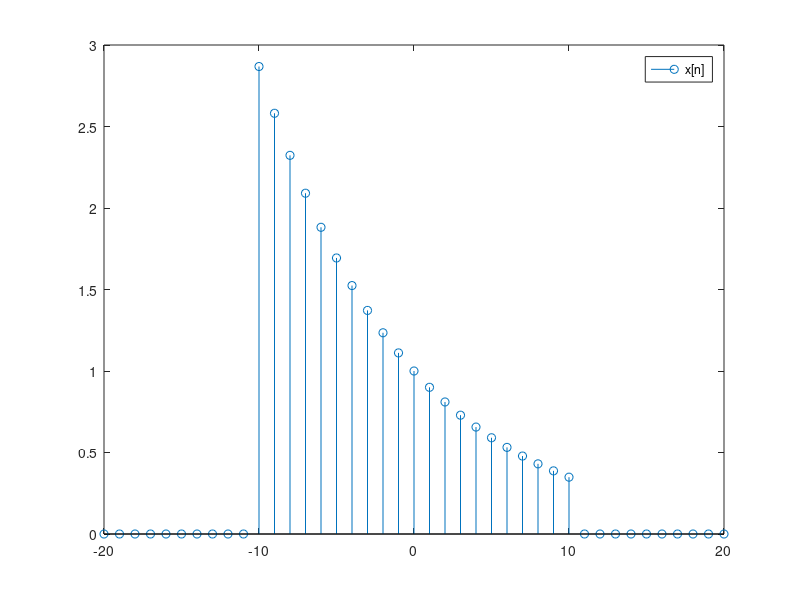

Write the MATLAB code that produced this figure.
%%%%% Original Signal
%%%%% x[n] = 0.9^n
n = -20:20;
p = ( ( n >= -10 ) & ( n <=10 ) );
x = (0.9 .^ n).*p;
stem(n, x);
legend('x[n]')
